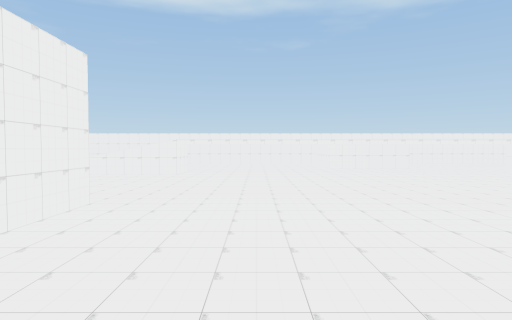
[1] (above)

24 first-person views from a walk through a scene from a Unity 3-D project. The camera is 1.5 m above the floor, tilts 2° down and sees 75° across. The floor is counted in squares, 2 m on a side. Each view is taken from the middle of a square. On the plan, view 1 faces up. The plan holds only what a view shows up to about 11 squares ahead; the rest is blank. The place goes on beyond the plan. The player is left out. Some animated figures are left out. Some surface patterns are stand-ins.

[2]
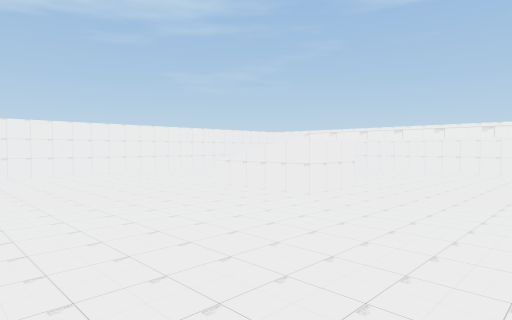

[3]
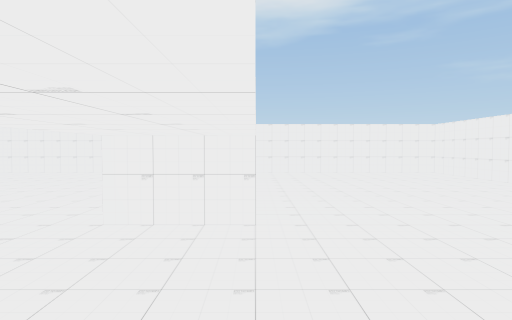

[4]
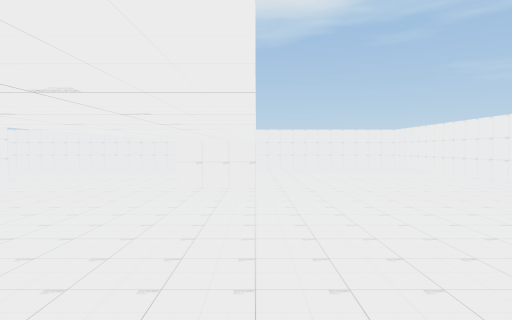

[5]
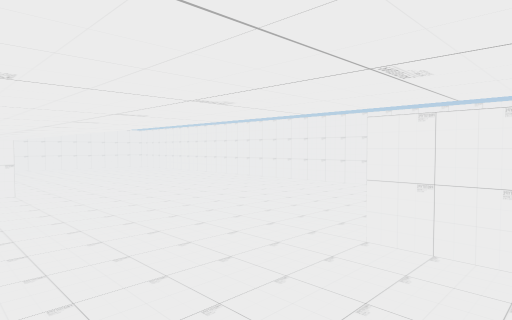

[6]
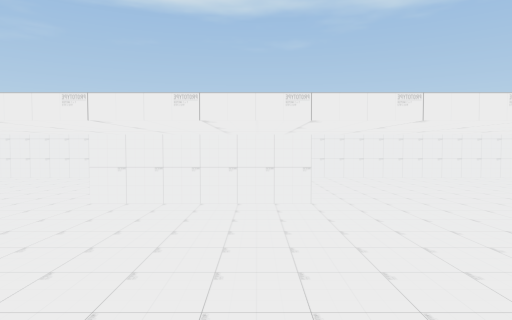

[7]
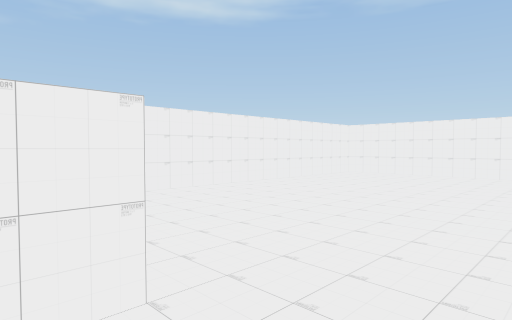

[8]
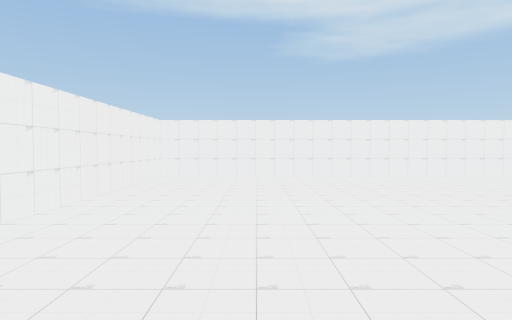

[9]
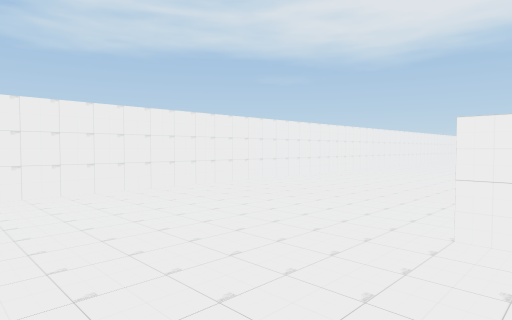

[10]
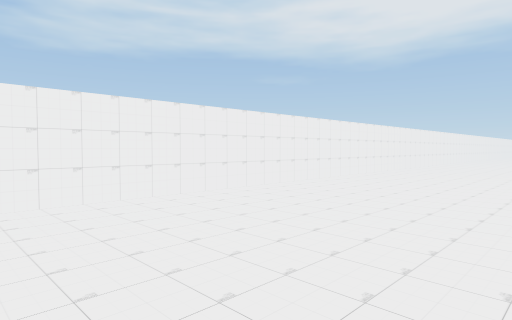

[11]
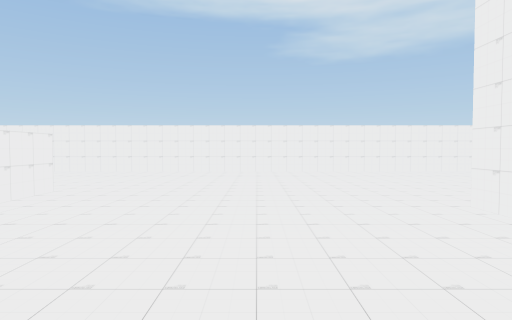

[12]
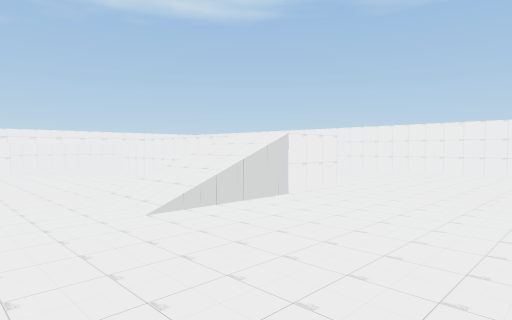

[13]
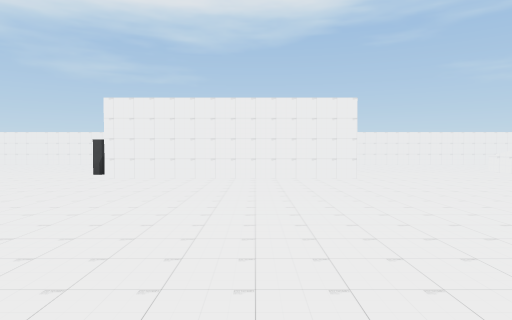

[14]
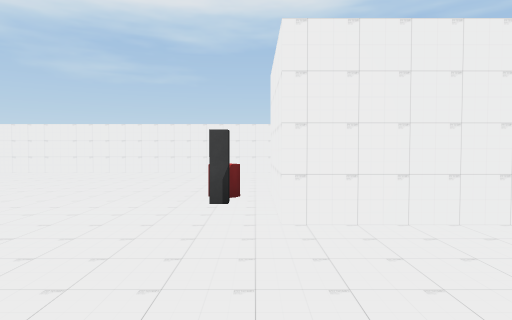

[15]
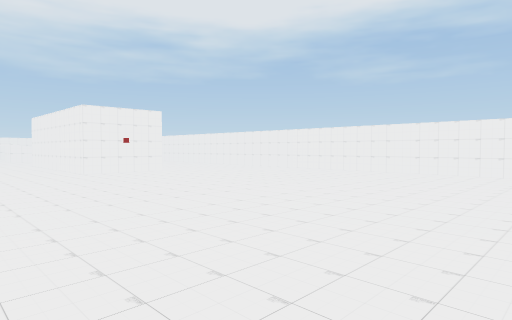

[16]
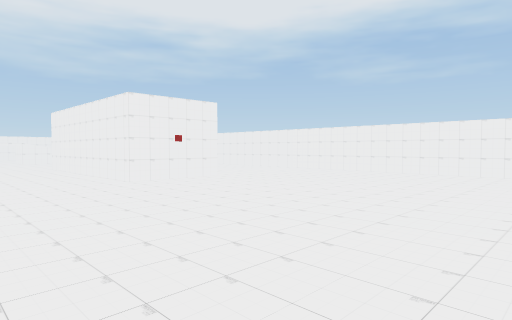

[17]
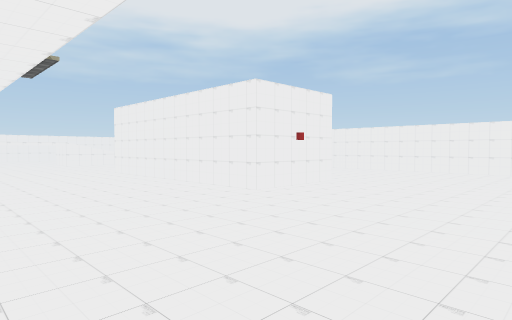

[18]
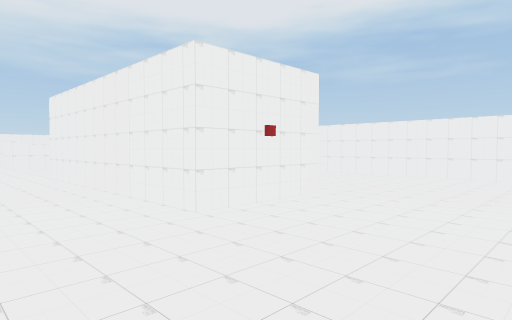

[19]
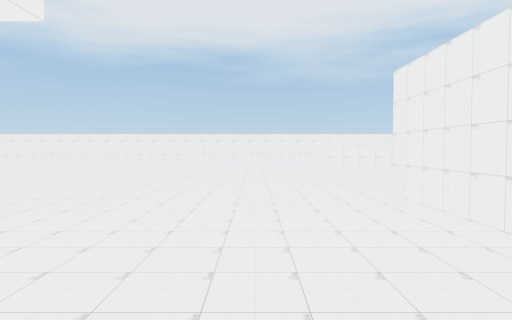

[20]
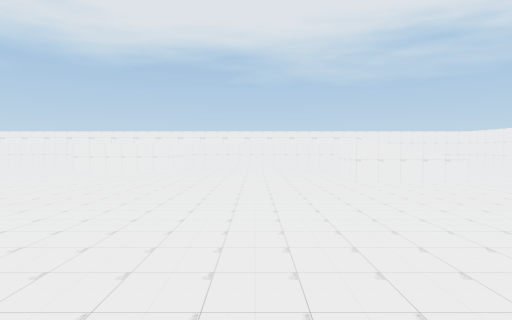

[21]
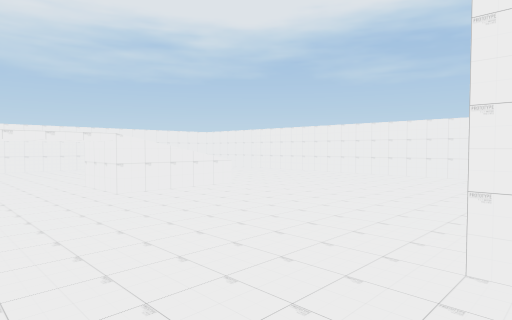

[22]
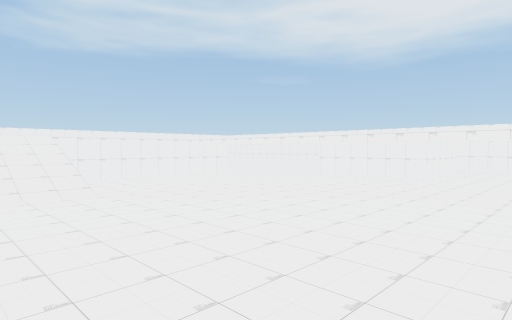

[23]
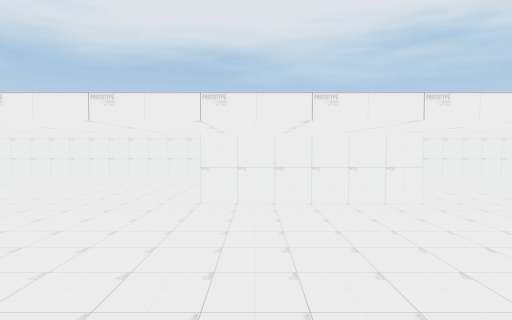

[24]
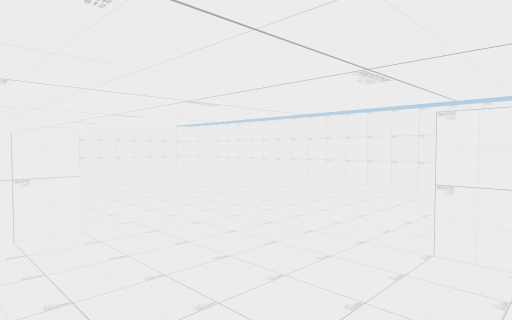

### Floor plan
Key: @ floor where view 1 was taken; # wall or solid block; . floor; / step, stairs or slope; ^ raised ledge; O other object.
Columns run from 10 left of view 1 to 15 right of it. Each row starts with its distance up from view 1.
 17 ############    ##########
 16 #...........    .........#
 15 #............   .........#
 14 #............   .........#
 13 #............###.........#
 12 #........................#
 11 #.....^#........../#/....#
 10 #.....^#........../ /....#
  9 #................./ /....#
  8 #................./ /....#
  7 #................./ /....#
  6 #.............../// /....#
  5 #.............../// /....#
  4 #.....##.................#
  3 #      #.................#
  2        #.................#
  1        #.................#
  0        #..@..............#
 -1        #......  .........#
 -2 #.....O.....      #......#
 -3 #..........         .....#
 -4 #......... .         ....#
 -5 #..........            ..#
 -6 #...........             #
 -7 #...........
 -8 #...........
 -9 #...........
-10 #............
-11 #...........
-12 #............
-13 #............
-14 #............
-15 #.....##....
-16 #...   #....
-17 #.     #.....
-18        #......
-19        #......
-20        #.......
-21     ............///
-22 #...............///
-23 #................./
-24 #................./
-25 #................./
-26 #.....^#........../
-27  ....  #........../#/
-28   ...  .................
-29   ..   ......###.........#
-30        ......#  .........#
-31        ......#  .........#
-32        .......  .........#
-33        #######  ##########

Positions as (right, up) in squares from view 1, and headings:
1: (0, 0), facing up
2: (1, 5), facing up-left
3: (1, 11), facing left
4: (4, 11), facing left
5: (4, 10), facing up-left
6: (5, 8), facing up
7: (5, 11), facing up-right
8: (6, 14), facing right
9: (9, 14), facing down-right
10: (10, 9), facing down-right
11: (4, 1), facing right
12: (4, 1), facing up-right
13: (6, 2), facing left
14: (1, -2), facing left
15: (1, -4), facing down-left
16: (1, -7), facing down-left
17: (2, -10), facing down-left
18: (0, -11), facing down-left
19: (0, -15), facing down
20: (0, -18), facing down
21: (0, -20), facing down-left
22: (0, -20), facing down-right
23: (5, -24), facing down
24: (5, -26), facing down-right
